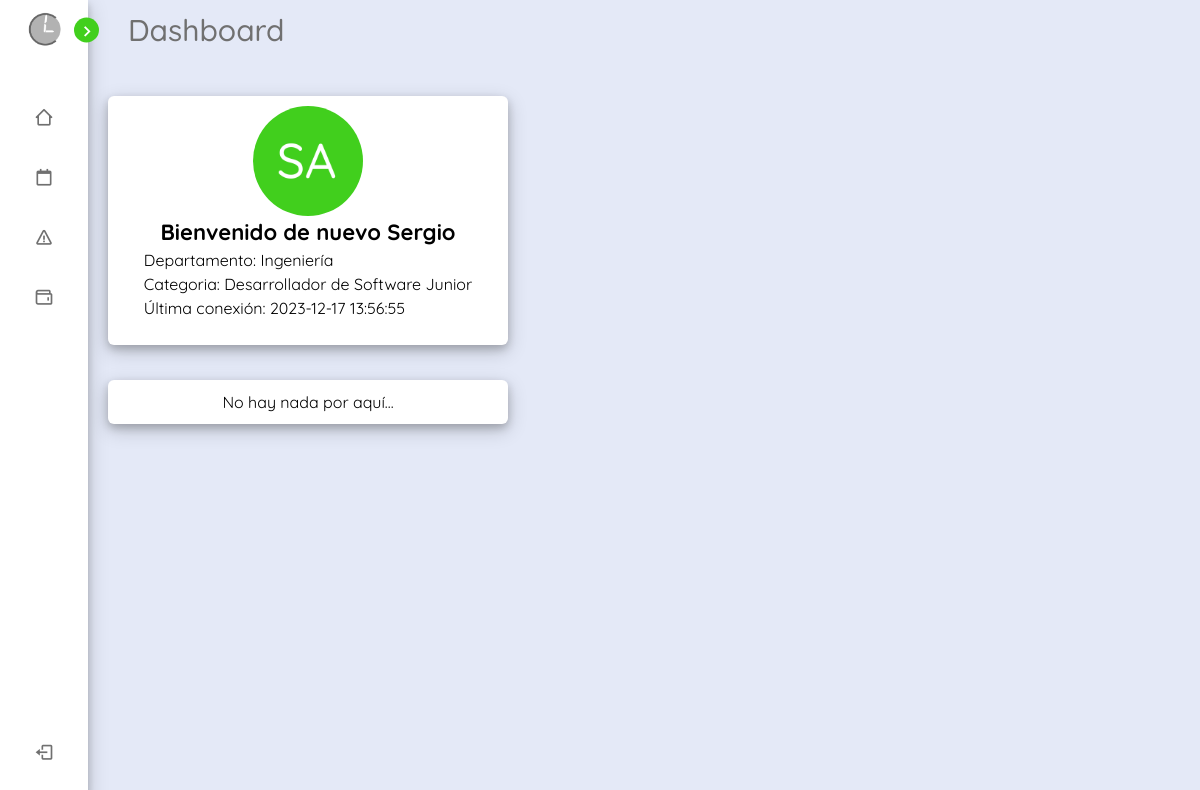
Page /sites/my-portal.php (signed in) on the committed database.
### tables this page shows
CREATE TABLE `empleados` (
  `dni` varchar(9) NOT NULL,
  `nombre` varchar(50) NOT NULL,
  `apellido1` varchar(50) NOT NULL,
  `apellido2` varchar(50) DEFAULT NULL,
  `IBAN` varchar(50) NOT NULL,
  `mail` varchar(80) NOT NULL,
  `n_categoria` int(10) DEFAULT NULL,
  `n_departamento` int(10) DEFAULT NULL
);

CREATE TABLE `departamentos` (
  `id_departamento` int(10) NOT NULL,
  `nombre` varchar(50) NOT NULL,
  `presupuesto` decimal(10,2) NOT NULL,
  `gastos` decimal(10,2) NOT NULL DEFAULT 0.00
);

CREATE TABLE `categorias` (
  `id_categoria` int(10) NOT NULL,
  `id_departamento` int(10) NOT NULL,
  `nombre` varchar(50) NOT NULL,
  `sueldo_normal` decimal(9,2) NOT NULL,
  `sueldo_plus` decimal(9,2) NOT NULL
);

CREATE TABLE `userweb` (
  `id` int(9) NOT NULL,
  `username` varchar(20) NOT NULL,
  `userpassword` varchar(64) NOT NULL,
  `rol` int(9) NOT NULL,
  `dniusuarioweb` varchar(9) NOT NULL,
  `lastlogout` datetime NOT NULL DEFAULT current_timestamp() ON UPDATE current_timestamp(),
  `lastchangepassword` datetime DEFAULT NULL
);

### scripts/php/login/datosTrabajadorLogin.php (called while the page is built, shortened)
<?php
function obtenerDatosEmpleado($conexion, $dniWeb){
    $array = array(
        "dni" => "",
        "nombre" => "",
        "apellidos" => "",
        "nombreCat" => "",
        "nombreDep" => "",
        "lastlogout" => "",
        "rol" => "",
    );
    $dni = "";
    $nombre = "";
    $apellidos = "";
    $nombreCat = "";
    $nombreDep = "";
    $lastlogout = "";
    $rol = "";
    if ($conexion->connect_error) {
        die("Error de conexión: " . $conexion->connect_error);
    } else {
        $query = "SELECT e.dni, e.nombre, CONCAT(e.apellido1,' ',e.apellido2) AS 'apellidos', c.nombre, d.nombre, u.lastlogout, uw.rol FROM empleados e INNER JOIN departamentos d ON
        d.id_departamento = e.n_departamento
        INNER JOIN categorias c ON c.id_categoria = e.n_categoria
        INNER JOIN userweb u ON e.dni = u.dniusuarioweb
        INNER JOIN userweb uw ON e.dni = uw.dniusuarioweb
        WHERE e.dni = ?";
        $stm = $conexion->prepare($query);
        $stm->bind_param("s", $dniWeb);
        $stm->execute();
        $stm->store_result();
        $stm->bind_result(
            $dni,
            $nombre,
            $apellidos,
            $nombreCat,
            $nombreDep,
            $lastlogout,
            $rol
        );
        $array["dni"] = $dni;
        $array["nombre"] = $nombre;
        $array["apellidos"] = $apellidos;
        $array["nombreCat"] = $nombreCat;
        $array["nombreDep"] = $nombreDep;
        $array["lastlogout"] = $lastlogout;
        $array["rol"] = $rol;
    }
    return $array;
}
function obtenerHorarios($conexion, $dniWeb)
{
    $array = array(
        "fechaTurno" => "",
        "turno"=> "",
        "fechaF" => ""
    );
    $fecha = "";
    $nombreT = "";
    $fechaFichar ="";
    $query = "SELECT tp.fecha, t.nombre, tp.hora_fichaje_entrada FROM turnos_publicados tp INNER JOIN turnos t ON t.id_turno = tp.id_turno WHERE tp.dni = ?";
    $stm = $conexion->prepare($query);
    $stm->bind_param("s", $dniWeb);
    $stm->execute();
    $stm->store_result();
    $stm->bind_result($fecha, $nombreT, $fechaFichar);
    $array["fechaTurno"] = $fecha;
    $array["turno"] = $nombreT;
    $array["fechaF"] = $fechaFichar;
    return $array;
}

### sites/my-portal.php (the view, shortened to what this page needs)
<?php
include('../scripts/php/seguridad/conexion.php');
include('../scripts/php/login/datosTrabajadorLogin.php');
$userLogin = $_SESSION["userwebdni"];
$datosUserLogin = obtenerDatosEmpleado($conexion, $userLogin);
$datosHorarios = obtenerHorarios($conexion, $userLogin);
$result = array_merge($datosUserLogin, $datosHorarios);
?>
<!DOCTYPE html>
<html lang="es">
<head>
    <link href="../css/dashboard.css" rel="stylesheet" />
    <link href="https://unpkg.com/boxicons@2.1.4/css/boxicons.min.css" rel="stylesheet" />
    <script src="https://cdn.tailwindcss.com"></script>
</head>
<body>
    <nav class="sidebar close">
        <header>
            <div class="image-text">
                <span class="image">
                    <img src="../img/cuandoLibro-logo.png" alt="logoClaro" />
                </span>
            </div>
            <i class="bx bx-chevron-right toggle"></i>
        </header>
        <div class="menu-bar">
            <div class="menu">
                <ul class="menu-links">
                    <li class="nav-links">
                        <a href="my-portal.php">
                            <i class="bx bx-home-alt-2 icon"></i>
                        </a>
                    </li>
                    <li class="nav-links">
                        <a href="my-portal-horarios.php">
                            <i class="bx bx-calendar-alt icon"></i>
                        </a>
                    </li>
                    <li class="nav-links">
                        <a href="my-portal-avisos.php">
                            <i class="bx bx-error icon"></i>
                        </a>
                    </li>
                    <li class="nav-links">
                        <a href="my-portal-nominas.php">
                            <i class='bx bx-wallet icon'></i>
                        </a>
                    </li>
                </ul>
            </div>
            <div class="bottom-content">
                <li class="">
                    <a href="../scripts/php/seguridad/cerrarSesion.php">
                        <i class="bx bx-log-out icon"></i>
                    </a>
                </li>
            </div>
        </div>
    </nav>
    <section class="homeTitle" id="dashboard">
        <div class="text">Dashboard</div>
        <div class="card" id="editarPerfil">
            <div class="user-img">
                <img alt="userImage" src="../scripts/php/userImages/img/<?php echo $result["dni"]?>.png">
            </div>
            <h3 class='text-2xl font-black'>Bienvenido de nuevo
                    <?php echo $result["nombre"] ?>
                </h3>
                <table>
                    <ul>
                        <li>Departamento:
                            <?php echo $result["nombreDep"] ?>
                        </li>
                        <li>Categoria:
                            <?php echo $result["nombreCat"] ?>
                        </li>
                        <li>Última conexión:
                            <?php echo $result["lastlogout"] ?>
                        </li>
                    </ul>
                </table>
            </div>
        <div class="card" id="accederHorarios">
            <?php
            if (isset($datosHorarios['fechaF']) && !empty($datosHorarios['fechaF'])) {
                ?>
                <table>
                    <h2 class="text-2xl font-black" >Próximos turnos</h2>
                    <tr>
                        <th>Fecha</th>
                        <th>Turno</th>
                    </tr>
                    <tr>
                        <td>
                            <?php echo date("d-m-y", strtotime($datosHorarios['fechaTurno'])) ?>
                        </td>
                        <td>
                            <?php echo $datosHorarios['turno'] ?>
                        </td>
                    </tr>
                </table>
                <?php
            } else {
                ?>
                <h2>No hay nada por aquí...</h2>
                <?php
            } ?>
        </div>
    </section>
</body>
</html>

### css/dashboard.css (style rules this page uses)
:root { --body-color: #E4E9F7; --sidebar-color: #FFF; --primary-color: #41cf1d; --primary-color-light: #F6F5FF; --toggle-color: #DDD; --text-color: #707070; --box-shadow: 0 4px 8px 0 rgba(0, 0, 0, 0.2), 0 6px 20px 0 rgba(0, 0, 0, 0.19); --tran-02: all 0.2s ease; --tran-03: all 0.3s ease; --tran-04: all 0.4s ease; --tran-05: all 0.5s ease; }
* { margin: 0; padding: 0; box-sizing: border-box; font-family: 'QuickSand', sans-serif; }
body { height: 100vh; background: var(--body-color); transition: var(--tran-02); overflow: auto; }
.sidebar .image { min-width: 60px; display: flex; align-items: center; justify-content: center; }
.sidebar header { position: relative; }
.sidebar li { height: 50px; margin-top: 10px; list-style: none; display: flex; align-items: center; }
.sidebar li .icon { display: flex; align-items: center; justify-content: center; min-width: 60px; font-size: 20px; }
.sidebar li .icon, .sidebar li .text { color: var(--text-color); transition: var(--tran-04); }
.sidebar { position: fixed; top: 0; left: 0; height: 100%; width: 250px; padding: 10px 14px; background: var(--sidebar-color); transition: var(--tran-05); z-index: 100; box-shadow: var(--box-shadow); }
.sidebar.close { width: 88px; }
.sidebar .image-text img { width: 40px; border-radius: 6px; }
.sidebar header .image-text { display: flex; align-items: center; }
.sidebar header .toggle { position: absolute; top: 55%; right: -25px; transform: translateY(-50%); height: 25px; width: 25px; background: var(--primary-color); display: flex; align-items: center; justify-content: center; border-radius: 50%; color: var(--sidebar-color); font-size: 22px; transition: var(--tran-03); cursor: pointer; }
.sidebar .menu { margin-top: 35px; }
.sidebar li a { height: 100%; width: 100%; display: flex; align-items: center; text-decoration: none; border-radius: 6px; transition: var(--tran-04); }
.sidebar .menu-bar { height: calc(100% - 50px); display: flex; flex-direction: column; justify-content: space-between; }
.homeTitle { position: relative; height: 100vh; left: 250px; width: calc(100% - 250px); background: var(--body-color); transition: var(--tran-05); }
.text { font-size: 30px; font-weight: 500; color: var(--text-color); padding: 8px 40px; }
.homeTitle .text { font-size: 30px; font-weight: 500; color: var(--text-color); padding: 8px 40px; }
.sidebar.close ~ .homeTitle { left: 88px; width: calc(100% - 88px); }
.homeTitle .card { background-color: var(--sidebar-color); box-shadow: var(--box-shadow); border-radius: 6px; overflow: hidden; display: flex; height: auto; max-width: 400px; align-items: center; padding: 10px; margin: 20px; margin-top: 35px; flex-direction: column; cursor: pointer; position: relative; }
.user-img img { height: 110px; width: 110px; border-radius: 50%; }
.card { text-align: justify; }
.card h3 { font-size: 22px; }
.card ul { list-style: none; }
.homeTitle .card table { width: 100%; margin-top: 15px; border-collapse: collapse; }

### rows in the picture
empleados: dni (picture), nombre "Sergio", n_departamento.nombre "Ingeniería", n_categoria.nombre "Desarrollador de Software Junior", userweb.lastlogout "2023-12-17 13:56:55"
